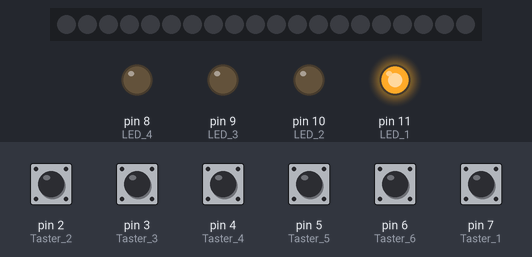
Simulated run of this sketch. Board: Arduino Uno, built with avr-gcc and run on an emulated ATmega328P. Shown: 20 RGB LEDs in strip order, left to right, output pins drawn as LEDs (lit = HIGH). The test bench sets the inputs (shaded band); at power-on: pin 2 (Taster_2), pin 3 (Taster_3), pin 4 (Taster_4), pin 5 (Taster_5), pin 6 (Taster_6), pin 7 (Taster_1) LOW. Dim RGB values are drawn brighter than linear; the strip is taken to match the declared colour order; EEPROM starts erased.

Above: at 2.2 s.
2.3 s: pin 2 (Taster_2) pulled HIGH for 0.15 s
3.9 s: pin 2 (Taster_2) pulled HIGH for 1 s
6.4 s: pin 3 (Taster_3) pulled HIGH for 0.15 s
At 7.2 s:
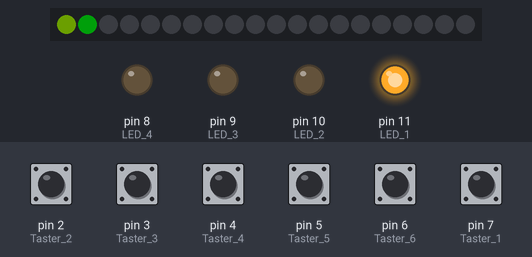
8.0 s: pin 2 (Taster_2) pulled HIGH for 0.15 s
9.6 s: pin 3 (Taster_3) pulled HIGH for 0.15 s
At 10.9 s:
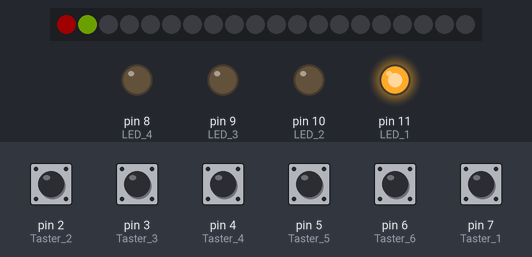
11.2 s: pin 4 (Taster_4) pulled HIGH for 0.15 s
At 17.5 s:
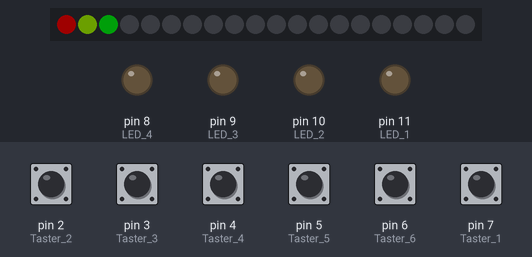
Timing chart, 0 to 17.8 s (numbered marks = the images above; inputs shaded):
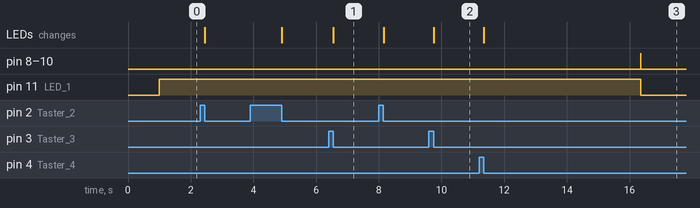

The sketch:

Universal_Timer.ino
```cpp
/*
 Name:		Universal_Timer.ino
 Created:	17.05.2019 18:38:40
 Author:	Felix Wurm
*/

//Neopixel Libery
#include <Adafruit_NeoPixel.h>
#include <eeprom.h>
Adafruit_NeoPixel pixels = Adafruit_NeoPixel(20, 12, NEO_RGB + NEO_KHZ800);

int Taster[6];
uint64_t Taster_last_Pressed_millis[6];
int Taster_Return[6];				//0=taster wurde nicht gedrückt;1=Taster wurde kurtz gedrückt;2=Taster wurde lange gedrückt;jeweils nach den laslassen wird die Variabe beschriben; wird die Variable ausgelsen / Verwertet, so soll die Position auf 0 Gesetzt werden.


#define Taster_1 7
#define Taster_2 2
#define Taster_3 3
#define Taster_4 4
#define Taster_5 5
#define Taster_6 6
#define Long_press_Time 1000			//Sets the time you have to push the button to registrate as long press

//Einzelne LEDS
#define LED_1 11
#define LED_2 10
#define LED_3 9
#define LED_4 8

//Default Collor map
int Collor_mode = 2;
const int Collor_mode_order[10][10]{
	{0,0,0,0,0,0,0,0,0,0},
	{0,1,0,0,0,0,0,0,0,0},
	{1,4,2,0,0,0,0,0,0,0},
	{0,1,4,2,0,0,0,0,0,0},
	{0,1,4,3,2,0,0,0,0,0},
	{0,0,0,0,0,0,0,0,0,0},
	{0,0,0,0,0,0,0,0,0,0},
	{0,0,0,0,0,0,0,0,0,0},
	{0,0,0,0,0,0,0,0,0,0},
	{0,0,0,0,0,0,0,0,0,0},
};   //variable un die Farben zu sortieren   ///modes;Collor_Selctet
const float Collors[10][3] = { {0.0,0.0,0.0}, {355.0,1.0,1.0}, {120.0,1.0,1.0}, {230.0,1.0,1.0}, {40.0,1.0,1.0}, {0.0,1.0,1.0}, {0.0,1.0,1.0}, {0.0,1.0,1.0}, {0.0,1.0,1.0}, {0.0,1.0,1.0} }; //Daten im HSL vormat Farbe, settigung, Helligkeit, Aus,Rot,Grün,Blau,Gelb
int RAW_Data[4][5];  //zuerst reihen, dan Zeilen
//Output stuff
int row = 0;
int Ilumination_level = 8;

uint64_t Last_changed_Row = 0;
#define LED_ROW_HOLDOF 5000
//Daten
boolean Frist_Time_ON;                //Is a valubel strde in the EEPROM to tell the uC if the System was powerd on in the Pasd
boolean Active;
boolean lastActive;
//HSL conversin return Valibels
float return_R;
float return_G;
float return_B;

// the setup function runs once when you press reset or power the board
void setup() {
	//Auslesen geschpeicherter Daten aus dem EEprom
	EEPROM.begin();
	EEprom_Read_Write(1);
	pinMode(LED_1, OUTPUT);
	pinMode(LED_2, OUTPUT);
	pinMode(LED_3, OUTPUT);
	pinMode(LED_4, OUTPUT);
	pinMode(Taster_1, INPUT);
	pinMode(Taster_2, INPUT);
	pinMode(Taster_3, INPUT);
	pinMode(Taster_4, INPUT);
	pinMode(Taster_5, INPUT);
	pinMode(Taster_6, INPUT);
	pixels.begin();
	for (int x = 0; x < 20; x++) {
		pixels.setPixelColor(x, pixels.Color(0, 0, 0));
	}
	pixels.show();
	Active = false;
	Serial.println(9600);
	delay(1000);
}

// the loop function runs over and over again until power down or reset
void loop() {
	Taster_Read();
	lastActive = Active;
	Active = (millis() - Last_changed_Row) < LED_ROW_HOLDOF;
	if (lastActive == true && Active == false&&millis()>5000) {
		EEprom_Read_Write(2);
	}
	if (Taster_Return[0] == 1) {
		if (Active == HIGH) {
			row++;
			if (row > 3) {
				row = 0;
			}
			Last_changed_Row = millis();
		}
		else {
			Last_changed_Row = millis();
		}
	}
	if (Taster_Return[0] == 2) {
		Settings();
	}
	if (Taster_Return[1] == 1) {
		if (Active == HIGH) {
			RAW_Data[row][0]++;
			if (RAW_Data[row][0] > Collor_mode) {
				RAW_Data[row][0] = 0;
			}
			Last_changed_Row = millis();
		}
	}
	if (Taster_Return[1] == 2) {
		if(Active == HIGH){
		for (int x = 0; x < 5; x++) {
			RAW_Data[row][x] = 0;
		}
		}
	}
	if (Taster_Return[2] == 1) {
		if (Active == HIGH) {
			RAW_Data[row][1]++;
			if (RAW_Data[row][1] > Collor_mode) {
				RAW_Data[row][1] = 0;
			}
			Last_changed_Row = millis();
		}
	}
	if (Taster_Return[2] == 2) {

	}
	if (Taster_Return[3] == 1) {
		if (Active == HIGH) {
			RAW_Data[row][2]++;
			if (RAW_Data[row][2] > Collor_mode) {
				RAW_Data[row][2] = 0;
			}
			Last_changed_Row = millis();
		}
	}
	if (Taster_Return[3] == 2) {

	}
	if (Taster_Return[4] == 1) {
		if (Active == HIGH) {
			RAW_Data[row][3]++;
			if (RAW_Data[row][3] > Collor_mode) {
				RAW_Data[row][3] = 0;
			}
			Last_changed_Row = millis();
		}
	}
	if (Taster_Return[4] == 2) {

	}
	if (Taster_Return[5] == 1) {
		if (Active == HIGH) {
			RAW_Data[row][4]++;
			if (RAW_Data[row][4] > Collor_mode) {
				RAW_Data[row][4] = 0;
			}
			Last_changed_Row = millis();
		}
	}
	if (Taster_Return[5] == 2) {

	}
	//Putput der kleinen LED´s
	if (Active == HIGH) {
		if (row == 1) {
			digitalWrite(LED_1, LOW);
			digitalWrite(LED_2, HIGH);
			digitalWrite(LED_3, LOW);
			digitalWrite(LED_4, LOW);
		}
		if (row == 2) {
			digitalWrite(LED_1, LOW);
			digitalWrite(LED_2, LOW);
			digitalWrite(LED_3, HIGH);
			digitalWrite(LED_4, LOW);
		}
		if (row == 3) {
			digitalWrite(LED_1, LOW);
			digitalWrite(LED_2, LOW);
			digitalWrite(LED_3, LOW);
			digitalWrite(LED_4, HIGH);
		}
		if (row == 0) {
			digitalWrite(LED_1, HIGH);
			digitalWrite(LED_2, LOW);
			digitalWrite(LED_3, LOW);
			digitalWrite(LED_4, LOW);
		}
	}
	else {
		digitalWrite(LED_1, LOW);
		digitalWrite(LED_2, LOW);
		digitalWrite(LED_3, LOW);
		digitalWrite(LED_4, LOW);
	}
	//Output Class der RGB LED´s
	LED_Display();

}


void Taster_Read() {
	Taster[0] = digitalRead(Taster_1);
	Taster[1] = digitalRead(Taster_2);
	Taster[2] = digitalRead(Taster_3);
	Taster[3] = digitalRead(Taster_4);
	Taster[4] = digitalRead(Taster_5);
	Taster[5] = digitalRead(Taster_6);
	for (int x = 0; x < 6; x++) {
		if (Taster[x] == HIGH) {
			if (Taster_last_Pressed_millis[x] == 0) {
				//für  den fall, das der Taster das erste mahl gedrückt wurde
				Taster_last_Pressed_millis[x] = millis();
				Last_changed_Row = millis();
			}
			long t = millis() - Taster_last_Pressed_millis[x];
			if (t > Long_press_Time) {
				Taster_Return[x] = 2;
			}
			else {
				Taster_Return[x] = 0;
			}
		}
		if (Taster[x] == LOW) {
			if (Taster_last_Pressed_millis != 0) {
				//Setzen der Return Variable,  basierend auf der gedrücken Zeit
				long t = millis() - Taster_last_Pressed_millis[x];
				if (t < Long_press_Time) {
					Taster_Return[x] = 1;
				}
				else {
					Taster_Return[x] = 0;
				}
				Taster_last_Pressed_millis[x] = 0;
			}
		}
	}
}

void EEprom_Read_Write(int Read_Write/*1=Read,2=Write*/) {
	Serial.println(Read_Write);
	digitalWrite(LED_1, HIGH);
	digitalWrite(LED_2, HIGH);
	digitalWrite(LED_3, HIGH);
	digitalWrite(LED_4, HIGH);
	for (int x = 0; x < 4; x++) {
		for (int y = 0; y < 5; y++) {
			if (Read_Write == 1) {
				RAW_Data[x][y] = EEPROM.read(x + (y * 5));
				delay(0.5);
			}
			if (Read_Write == 2) {
				int cash = EEPROM.read(x + (y * 5));
				delay(0.1);
				if (cash == RAW_Data[x][y]) {
					//Nothing to do here. In order to save the EEprom the Slot will not by overwritten
				}
				else {
					EEPROM.write(x + (y * 5), RAW_Data[x][y]);
					delay(0.5);
				}
			}
		}
	}
	if (Read_Write == 1) {

	}
	if (Read_Write == 2) {

	}
	digitalWrite(LED_1, LOW);
	digitalWrite(LED_2, LOW);
	digitalWrite(LED_3, LOW);
	digitalWrite(LED_4, LOW);
}

void LED_Display() {
	for (int c = 0; c < 4; c++) {
		for (int y = 0; y < 5; y++) {

			int e = Collor_mode_order[Collor_mode][RAW_Data[c][y]];
			float t = Collors[e][2];
			t = t / Ilumination_level;
			HSV_Converter(Collors[e][0], Collors[e][1], t);
			pixels.setPixelColor((c * 5) + y, pixels.Color(return_G, return_R, return_B));


		}
	}
	pixels.show();
}
void Settings() {

}

void HSV_Converter(int H, float S, float V) {	//egebene Variablen : H [0-360] Farbe; S[0-1] s?ttigung; V=helligkeit

	while (H > 360) {
		H = H - 360;
	}
	if (S == 0.0) {  //grauchse
		return_R = V;
		return_B = V;
		return_G = V;
	}
	else {
		int h = floor(H / 60.0);
		float f = (H / 60.0 - h);
		float p = V * (1.0 - S);
		float q = V * (1.0 - S * f);
		float t = V * (1.0 - S * (1.0 - f));
		switch (h) {
		case(0):return_R = V; return_G = t; return_B = p; break;
		case(6):return_R = V; return_G = t; return_B = p; break;
		case(1):return_R = q; return_G = V; return_B = p; break;
		case(2):return_R = p; return_G = V; return_B = t; break;
		case(3):return_R = p; return_G = q; return_B = V; break;
		case(4):return_R = t; return_G = p; return_B = V; break;
		case(5):return_R = V; return_G = p; return_B = q; break;
		}
	}
	return_R = return_R * 255.0;
	return_G = return_G * 255.0;
	return_B = return_B * 255.0;
}
//Ende
```

Measured:
- after the input at 6.4 s, the LEDs: change after 0.15 s (image 1)
- after the input at 9.6 s, the LEDs: change after 0.16 s (image 2)
- after the input at 11.2 s, pin 8 (LED_4), pin 9 (LED_3), pin 10 (LED_2): LOW → HIGH after 5.2 s, → LOW 0.01 s later; pin 11 (LED_1): HIGH → LOW after 5.2 s instead of 3.6 s; the LEDs: change after 0.15 s (image 3)
